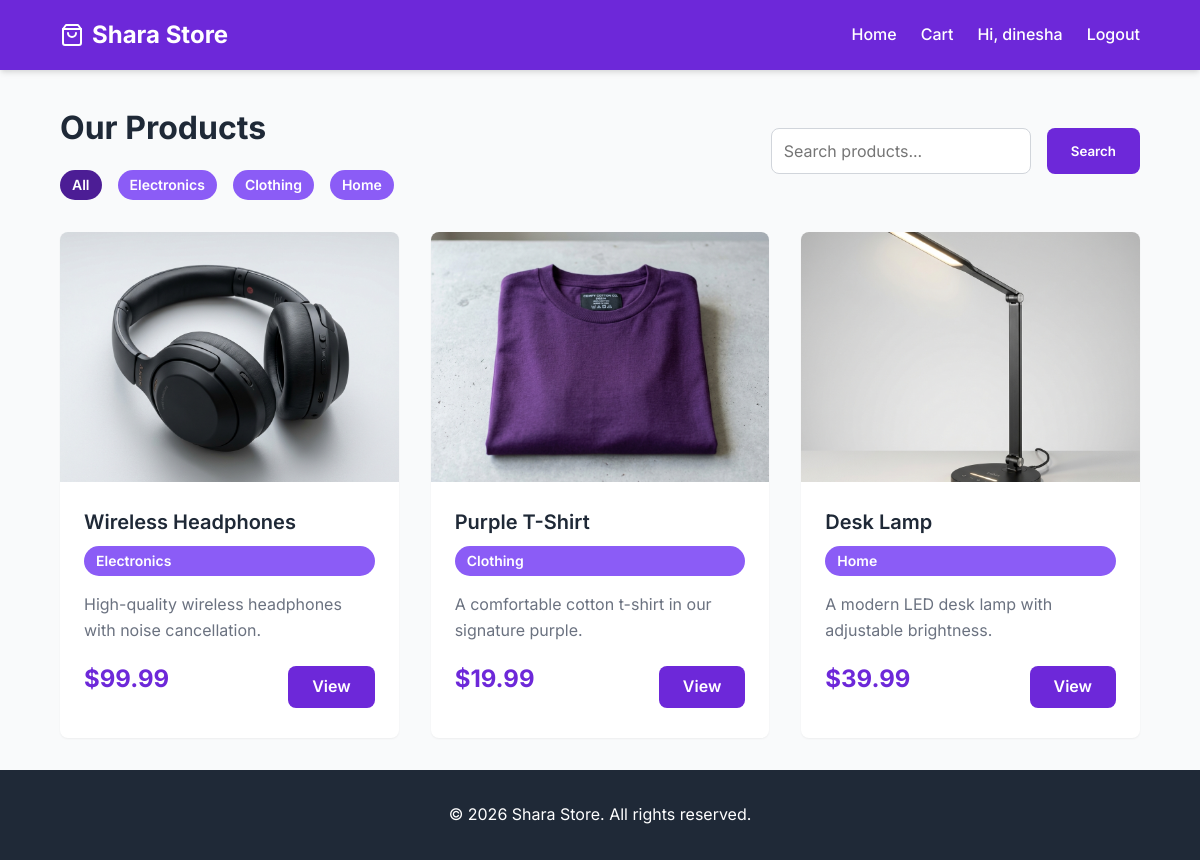
Screenshot of / (signed in) with the database file from the repository.
### store/models.py (models this page shows, shortened)
class Category(models.Model):
    name = models.CharField(max_length=200)
    slug = models.SlugField(unique=True)

class Product(models.Model):
    category = models.ForeignKey(Category, related_name='products', on_delete=models.CASCADE)
    name = models.CharField(max_length=200)
    price = models.DecimalField(max_digits=10, decimal_places=2)
    description = models.TextField()
    image = models.ImageField(upload_to='products/')
    stock_quantity = models.PositiveIntegerField(default=0)
    created_date = models.DateTimeField(auto_now_add=True)

### store/views.py (the view)
# urls.py: path('', views.home, name='home'),
def home(request):
    categories = Category.objects.all()
    products = Product.objects.all()
    search_query = request.GET.get('search')
    if search_query:
        products = products.filter(
            Q(name__icontains=search_query) | Q(description__icontains=search_query)
        )
    category_slug = request.GET.get('category')
    if category_slug:
        products = products.filter(category__slug=category_slug)
    context = {
        'products': products,
        'categories': categories,
        'search_query': search_query,
        'current_category': category_slug
    }
    return render(request, 'home.html', context)

### templates/home.html
{% extends 'base.html' %}
{% load static %}
{% block content %}
<div class="mb-4 d-flex justify-content-between align-items-center flex-wrap gap-2">
    <div>
        <h1 class="mb-1">Our Products</h1>
        <div class="d-flex gap-2 flex-wrap mt-2">
            <a href="{% url 'home' %}" class="badge" style="text-decoration: none; {% if not current_category %}background-color: var(--primary-dark);{% endif %}">All</a>
            {% for cat in categories %}
                <a href="{% url 'home' %}?category={{ cat.slug }}" class="badge" style="text-decoration: none; {% if current_category == cat.slug %}background-color: var(--primary-dark);{% endif %}">{{ cat.name }}</a>
            {% endfor %}
        </div>
    </div>
    <form method="get" action="{% url 'home' %}" class="d-flex gap-2">
        <input type="text" name="search" class="form-control" placeholder="Search products..." value="{{ search_query|default:'' }}">
        <button type="submit" class="btn btn-primary">Search</button>
    </form>
</div>
{% if products %}
<div class="product-grid">
    {% for product in products %}
    <div class="card">
        {% if product.image %}
            <img src="{{ product.image.url }}" alt="{{ product.name }}" class="card-img">
        {% else %}
            <div class="card-img" style="background-color: #e5e7eb; display: flex; align-items: center; justify-content: center; color: #9ca3af;">No Image</div>
        {% endif %}
        <div class="card-body">
            <a href="{% url 'product_detail' product.id %}" class="card-title">{{ product.name }}</a>
            <p class="badge mb-2">{{ product.category.name }}</p>
            <p class="card-text">{{ product.description|truncatewords:15 }}</p>
            <div class="d-flex justify-content-between align-items-center mt-auto">
                <span class="card-price">${{ product.price }}</span>
                <a href="{% url 'product_detail' product.id %}" class="btn btn-primary">View</a>
            </div>
        </div>
    </div>
    {% endfor %}
</div>
{% else %}
<div class="alert alert-info text-center mt-4">
    No products found matching your criteria.
</div>
{% endif %}
{% endblock %}

### templates/base.html (shortened to what this page needs)
<!DOCTYPE html>
<html lang="en">
<head>
    {% load static %}
    <link rel="stylesheet" href="{% static 'css/index.css' %}">
</head>
<body>
    <nav class="navbar">
        <a href="{% url 'home' %}" class="navbar-brand">
            Shara Store
        </a>
        <div class="navbar-nav">
            <a href="{% url 'home' %}" class="nav-link">Home</a>
            {% if user.is_authenticated %}
                <a href="{% url 'cart' %}" class="nav-link">Cart</a>
                <span class="nav-link">Hi, {{ user.username }}</span>
                <a href="{% url 'logout' %}" class="nav-link">Logout</a>
            {% else %}
                <a href="{% url 'login' %}" class="nav-link">Login</a>
                <a href="{% url 'register' %}" class="nav-link">Register</a>
            {% endif %}
        </div>
    </nav>
    <main>
        {% block content %}
        {% endblock %}
    </main>
    <footer class="footer">
        <p>&copy; {% now "Y" %} Shara Store. All rights reserved.</p>
    </footer>
</body>
</html>

### static/css/index.css (style rules this page uses)
:root { --primary-color: #6d28d9; --primary-light: #8b5cf6; --primary-dark: #4c1d95; --secondary-color: #f3f4f6; --text-main: #1f2937; --text-muted: #6b7280; --bg-main: #f9fafb; --white: #ffffff; --danger: #ef4444; --success: #10b981; --border-radius: 8px; --shadow-sm: 0 1px 2px 0 rgba(0, 0, 0, 0.05); --shadow-md: 0 4px 6px -1px rgba(0, 0, 0, 0.1), 0 2px 4px -1px rgba(0, 0, 0, 0.06); --shadow-lg: 0 10px 15px -3px rgba(0, 0, 0, 0.1), 0 4px 6px -2px rgba(0, 0, 0, 0.05); --transition: all 0.3s ease; }
* { margin: 0; padding: 0; box-sizing: border-box; font-family: 'Inter', 'Segoe UI', Roboto, Helvetica, Arial, sans-serif; }
body { background-color: var(--bg-main); color: var(--text-main); line-height: 1.6; display: flex; flex-direction: column; min-height: 100vh; }
.navbar { background-color: var(--primary-color); color: var(--white); padding: 1rem 5%; display: flex; justify-content: space-between; align-items: center; box-shadow: var(--shadow-md); position: sticky; top: 0; z-index: 100; }
.navbar-brand { font-size: 1.5rem; font-weight: 700; text-decoration: none; color: var(--white); display: flex; align-items: center; gap: 0.5rem; }
.navbar-nav { display: flex; gap: 1.5rem; align-items: center; }
.nav-link { text-decoration: none; color: var(--white); font-weight: 500; transition: var(--transition); }
main { flex: 1; padding: 2rem 5%; max-width: 1200px; margin: 0 auto; width: 100%; }
.btn { display: inline-block; padding: 0.5rem 1.5rem; border-radius: var(--border-radius); text-decoration: none; font-weight: 600; text-align: center; cursor: pointer; border: none; transition: var(--transition); }
.btn-primary { background-color: var(--primary-color); color: var(--white); }
.form-control { width: 100%; padding: 0.75rem; border: 1px solid #d1d5db; border-radius: var(--border-radius); font-size: 1rem; transition: var(--transition); }
.card { background-color: var(--white); border-radius: var(--border-radius); box-shadow: var(--shadow-sm); overflow: hidden; transition: var(--transition); display: flex; flex-direction: column; }
.card-img { width: 100%; height: 250px; object-fit: cover; }
.card-body { padding: 1.5rem; display: flex; flex-direction: column; flex-grow: 1; }
.card-title { font-size: 1.25rem; font-weight: 600; margin-bottom: 0.5rem; color: var(--text-main); text-decoration: none; }
.card-price { font-size: 1.5rem; font-weight: 700; color: var(--primary-color); margin-bottom: 1rem; }
.card-text { color: var(--text-muted); margin-bottom: 1rem; flex-grow: 1; }
.product-grid { display: grid; grid-template-columns: repeat(auto-fill, minmax(280px, 1fr)); gap: 2rem; margin-top: 2rem; }
.badge { display: inline-block; padding: 0.25rem 0.75rem; border-radius: 9999px; font-size: 0.875rem; font-weight: 600; background-color: var(--primary-light); color: var(--white); }
.footer { background-color: var(--text-main); color: var(--white); text-align: center; padding: 2rem 5%; margin-top: auto; }
.mt-2 { margin-top: 1rem; }
.mb-1 { margin-bottom: 0.5rem; }
.mb-2 { margin-bottom: 1rem; }
.mb-4 { margin-bottom: 2rem; }
.d-flex { display: flex; }
.justify-content-between { justify-content: space-between; }
.align-items-center { align-items: center; }
.gap-2 { gap: 1rem; }

### rows the page displays
Category: name "Electronics"
Category: name "Clothing"
Category: name "Home"
Product: image (picture), name "Wireless Headphones", category.name "Electronics", description "High-quality wireless headphones with noise cancellation.", price "99.99"
Product: image (picture), name "Purple T-Shirt", category.name "Clothing", description "A comfortable cotton t-shirt in our signature purple.", price "19.99"
Product: image (picture), name "Desk Lamp", category.name "Home", description "A modern LED desk lamp with adjustable brightness.", price "39.99"

### other values shown
{{ user.username }} "dinesha"
